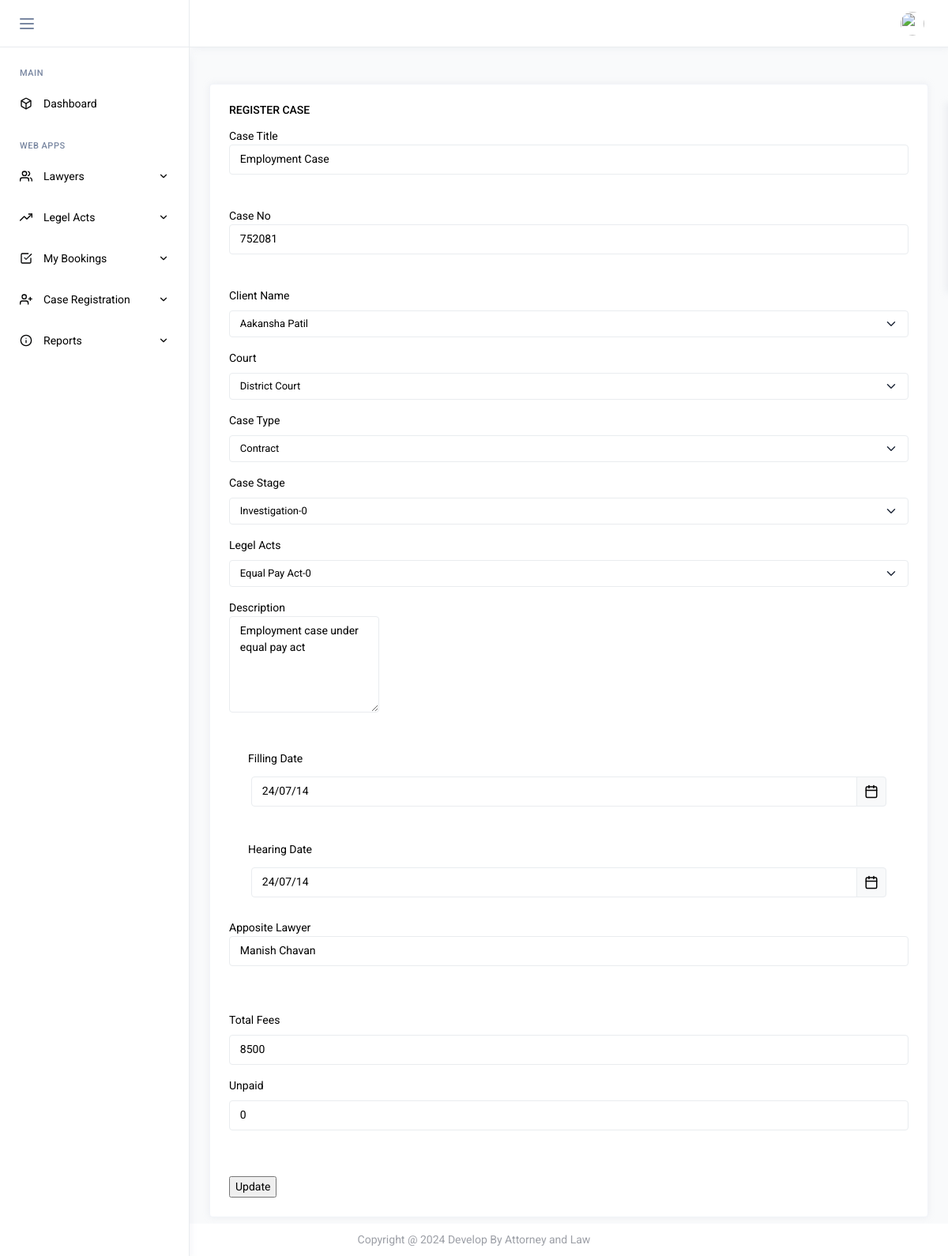
The app's page /lawyer-appointment-system/clients/control/edit_register.php?case_register_id=63 (signed in) with its own data.
### tables this page shows
CREATE TABLE `case_register` (
  `id` int(11) NOT NULL,
  `title` varchar(50) NOT NULL,
  `case_no` varchar(20) NOT NULL,
  `client_name` varchar(50) NOT NULL,
  `court` varchar(50) NOT NULL,
  `case_type` varchar(50) NOT NULL,
  `case_stage` varchar(50) NOT NULL,
  `legel_acts` varchar(50) NOT NULL,
  `description` varchar(100) NOT NULL,
  `lawyer_name` varchar(255) NOT NULL,
  `filling_date` date NOT NULL,
  `hearing_date` date NOT NULL,
  `opposite_lawyer` varchar(50) NOT NULL,
  `total_fees` int(20) NOT NULL,
  `unpaid` int(20) NOT NULL
);

CREATE TABLE `clients` (
  `id` int(11) NOT NULL,
  `name` varchar(50) NOT NULL,
  `gender` varchar(10) NOT NULL,
  `dob` varchar(50) NOT NULL,
  `email` varchar(50) NOT NULL,
  `password` varchar(255) DEFAULT NULL,
  `mobile` varchar(20) NOT NULL,
  `address` varchar(100) NOT NULL,
  `status` varchar(20) NOT NULL COMMENT '0-active,1-deactive'
);

CREATE TABLE `court` (
  `id` int(11) NOT NULL,
  `court_category` varchar(50) NOT NULL
);

CREATE TABLE `case_stage` (
  `id` int(11) NOT NULL,
  `name` varchar(50) NOT NULL,
  `status` varchar(50) NOT NULL COMMENT '0-active,1-deactive'
);

CREATE TABLE `legel_acts` (
  `id` int(11) NOT NULL,
  `act_name` varchar(50) NOT NULL,
  `status` int(20) NOT NULL
);

### lawyer-appointment-system/clients/control/edit_register.php (the view, shortened to what this page needs)
 <?php
include("../auth/header.php");
include 'connection1.php';
?>
<?php include("../auth/sidebar.php");?>
			<?php
 if(isset($_GET['case_register_id'])){
	$case_register_id = $_GET['case_register_id'];
	$user_case_sql = "select *,case_register.id as case_register_id, clients.name as clients_name from case_register,clients,case_types,court,case_stage,legel_acts where case_register.client_name = clients.id and case_register.case_type =case_types.id and case_register.court=court.id and case_register.case_stage = case_stage.id and case_register.legel_acts = legel_acts.id and case_register.id ='$case_register_id' ";
	$user_data_result = $conn->query($user_case_sql);
	if($user_data_result->num_rows > 0){
		$user_row = $user_data_result->fetch_assoc();
	}
 }
 ?>
<html>
<head>
</head>
<body>
	<div class="page-content">
     <div class="row">
		<div class="col-md-12 grid-margin stretch-card">
			<div class="card">
				<div class="card-body">
					<h6 class="card-title">Register Case</h6>
                    <form method="post" enctype="multipart/form-data">
                           <label>Case Title</label>
                            <input type="text" name="title" class="form-control" value="<?php echo $user_row['title'];?>">
							<br><br>
                           <label>Case No</label>
                            <input type="number" name="case_no" class="form-control" value="<?php echo $user_row['case_no'];?>">
							<br><br>
							<div class="mb-3">
									<label class="form-label">Client Name</label>
									<select class="form-select form-select-sm mb-3" name="client_name">
									<?php
										$get_client_sql = "select * from clients";
										$client_list_result = $conn->query($get_client_sql);
										if($client_list_result->num_rows > 0){
											while($row = $client_list_result->fetch_assoc()){
												?>
												<option <?php if($row['id'] == $user_row['client_name']) echo "selected"; ?>  value ="<?php echo $row['id']; ?>"> <?php echo $row['name']?> <option>
												<?php
											}
										}
									?>
									</select>
								</div>
							<div class="mb-3">
									<label class="form-label">Court </label>
									<select class="form-select form-select-sm mb-3" name="court">
										<?php
										$court_sql = "select * from court";
										$court_result = $conn->query($court_sql);
										if($court_result->num_rows > 0){
											while($row = $court_result->fetch_assoc()){
												?>
												<option <?php if($row['id'] == $user_row['court']) echo "selected"; ?> value="<?php echo $row['id'];?>" ><?php echo $row['court_category']; ?></option>
												<?php
											}
										}
									?>
									</select>
								</div>
							<div class="mb-3">
									<label class="form-label">Case Type</label>
									<select class="form-select form-select-sm mb-3" name="case_type">
										<?php
										$case_type_sql = "select * from case_types ";
										$case_type_result = $conn->query($case_type_sql);
										if($case_type_result->num_rows > 0){
											while($row = $case_type_result->fetch_assoc()){
											?>
												<option <?php if($row['case_type'] == $user_row['case_type']) echo "selected"; ?> value="<?php echo $row['id'];?>"><?php echo $row['case_type']; ?></option>
									<?php
											}
										}
									?>
									</select>
								</div>
							<div class="mb-3">
									<label class="form-label">Case Stage</label>
									<select class="form-select form-select-sm mb-3" name="case_stage">
											<?php
											$case_stage_sql = "select * from case_stage where status='0'";
											$case_stage_result = $conn->query($case_stage_sql);
										if($case_stage_result->num_rows > 0){
											while($row = $case_stage_result->fetch_assoc()){
												?>
												<option <?php if($row['id'] == $user_row['case_stage']) echo "selected"; ?> value="<?php echo $row['id']; ?>" ><?php echo $row['name']."-".$row['status']; ?></option>
												<?php
											}
										}
									?>
									</select>
								</div>
							<div class="mb-3">
									<label class="form-label">Legel Acts</label>
									<select class="form-select form-select-sm mb-3" name="legel_acts">
										<?php
										$act_sql = "select * from legel_acts where status='0'";
										$act_result = $conn->query($act_sql);
										if($act_result->num_rows > 0){
											while($row = $act_result->fetch_assoc()){
												?>
												<option <?php if($row['id'] == $user_row['legel_acts']) echo "selected"; ?> value="<?php echo $row['id']; ?>" ><?php echo $row['act_name']."-".$row['status']; ?></option>
												<?php
											}
										}
									?>
									</select>
								</div>
							<div class="mb-3">
										<label for="exampleFormControlTextarea1" class="form-label">Description
										<textarea class="form-control" name="description" id="exampleFormControlTextarea1" value= "<?php echo $user_row['description'];?>" rows="5"><?php echo $user_row['description'];?></textarea>
									</div>
							<div class="card-body">
							<label class="form-label">Filling Date</label>
							<div class="input-group date datepicker" id="datePickerExample">
									<input type="text" name="filling_date" class="form-control" value="<?php echo $user_row['filling_date'] ;?>">
									<span class="input-group-text input-group-addon"><i data-feather="calendar"></i></span>
							</div>
							</div>
							<div class="card-body">
							<label class="form-label">Hearing Date</label>
							<div class="input-group date datepicker" id="datePickerExample1">
									<input type="text" name="hearing_date" class="form-control" value="<?php echo $user_row['hearing_date'];?>">
									<span class="input-group-text input-group-addon"><i data-feather="calendar"></i></span>
							</div>
							</div>
							<div class="mb-3">
							<label>Apposite Lawyer</label>
                            <input type="text" name="opposite_lawyer" class="form-control" value="<?php echo $user_row['opposite_lawyer'];?>">
							<br><br>
							</div>
							<div class="mb-3">
										<label for="exampleInputNumber1" class="form-label">Total Fees</label>
										<input type="number" name="total_fees" class="form-control" id="exampleInputNumber1" value="<?php echo $user_row['total_fees'];?>">
								</div>
							<div class="mb-3">
										<label for="exampleInputNumber1" class="form-label">Unpaid</label>
										<input type="number" name="unpaid" class="form-control" id="exampleInputNumber1" value="<?php echo $user_row['unpaid'];?>">
								</div>
								<br>
								<br>
							<input type="submit"  name="update2" value="Update">
                    </form>
                </div>
				</div>
				</div>
				</div>
				</div>
</body>
</html>
<?php
   include("../auth/footer.php");
      ?>

### records on screen
case_register: title "Employment Case", case_no "752081", client_name "Aakansha Patil", court "District Court", case_stage "Investigation-0", legel_acts "Equal Pay Act-0", description "Employment case under equal pay act", filling_date "24/07/14", hearing_date "24/07/14", opposite_lawyer "Manish Chavan", total_fees "8500", unpaid "0"

### other values on screen
form field case_type "Contract"
